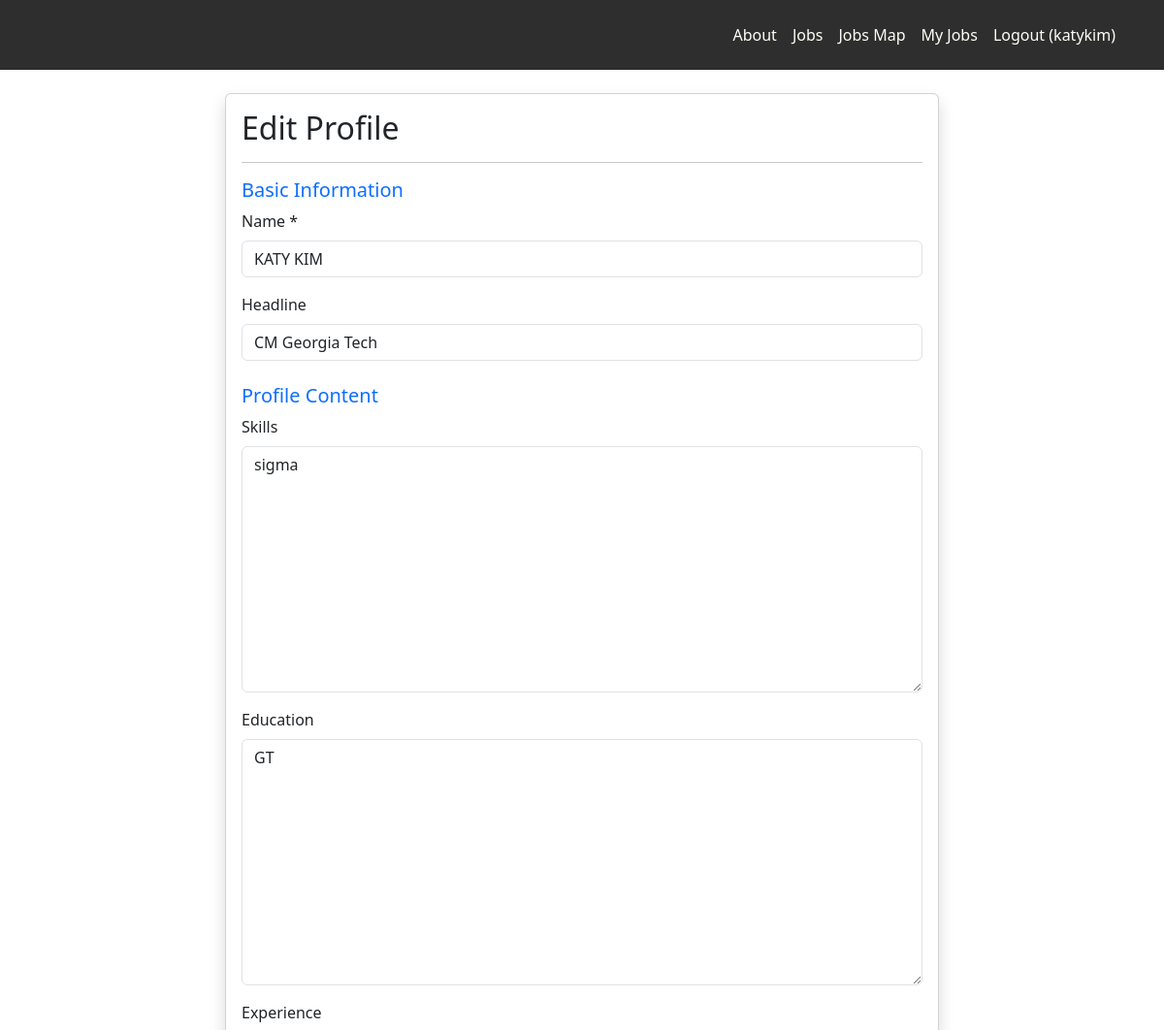
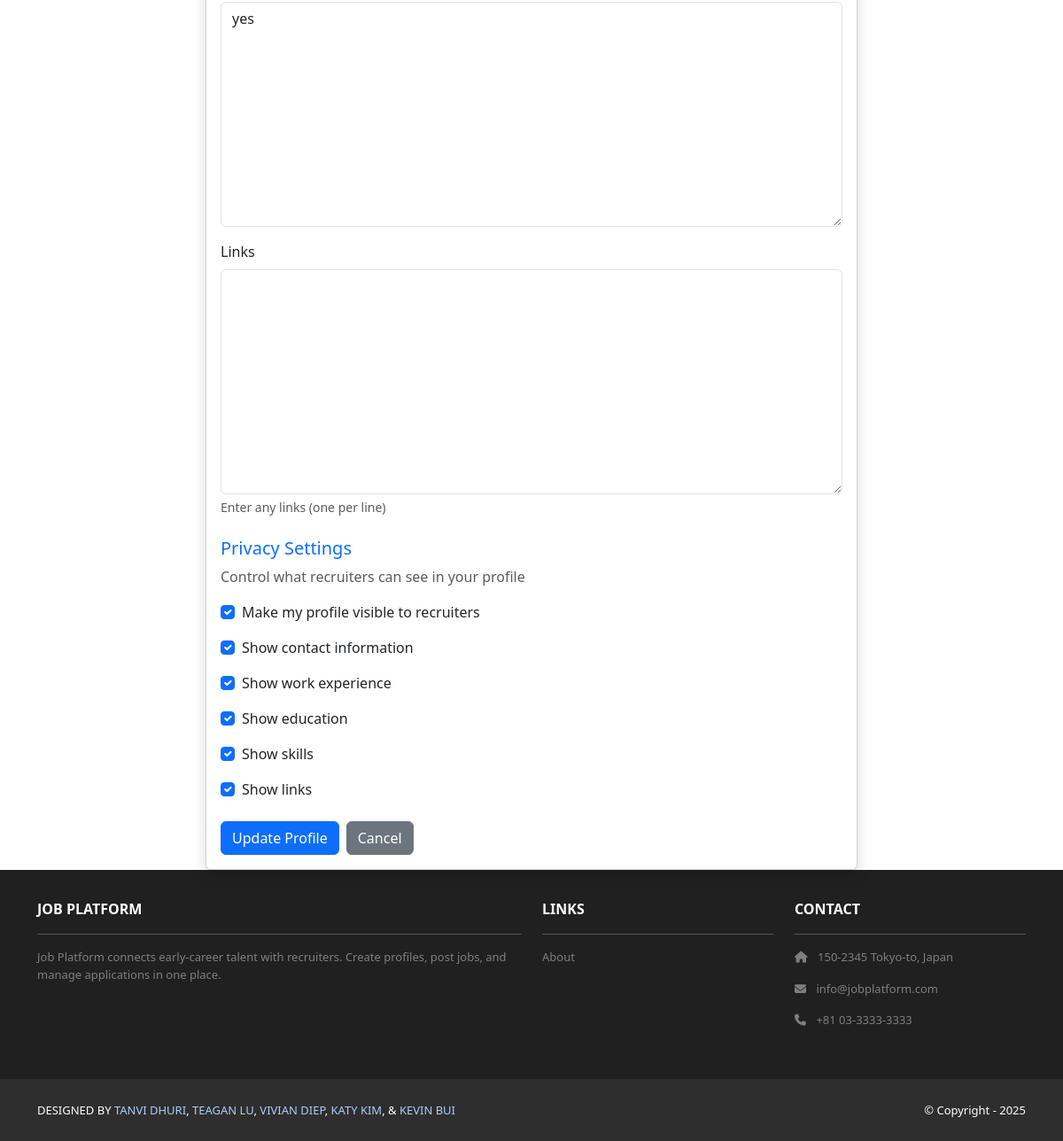
Screenshot of /profiles/edit (signed in) with the database file from the repository (2 pictures, top to bottom).
### profiles/models.py (models this page shows, shortened)
class Profile(models.Model):
	user = models.OneToOneField(settings.AUTH_USER_MODEL, on_delete=models.CASCADE, related_name='profile')
	name = models.CharField(max_length=150)
	headline = models.CharField(max_length=150, blank=True)
	skills = models.TextField(blank=True)
	education = models.TextField(blank=True)
	experience = models.TextField(blank=True)
	links = models.TextField(blank=True, help_text='Any links (one per line)')
	is_public = models.BooleanField(default=True, help_text='Make your profile visible to recruiters')
	show_contact_info = models.BooleanField(default=True, help_text='Show contact information to recruiters')
	show_experience = models.BooleanField(default=True, help_text='Show work experience to recruiters')
	show_education = models.BooleanField(default=True, help_text='Show education to recruiters')
	show_skills = models.BooleanField(default=True, help_text='Show skills to recruiters')
	show_links = models.BooleanField(default=True, help_text='Show links to recruiters')
	created_at = models.DateTimeField(auto_now_add=True)
	updated_at = models.DateTimeField(auto_now=True)

### profiles/views.py (the view, shortened to what this page needs)
# urls.py: path('edit', views.edit, name='profiles.edit'),
@login_required
def edit(request):
    try:
        profile = request.user.profile
    except AttributeError:
        messages.info(request, 'Please create your profile first.')
        return redirect(PROFILE_CREATE_URL)
    template_data = {'title': 'Edit Profile'}
    if request.method == 'GET':
        template_data['form'] = CustomProfileCreationForm(instance=profile)
        return render(request, 'profiles/edit.html', {'template_data': template_data})

### accounts/templatetags/account_tags.py (called while the page is built)
@register.filter(name='has_group')
def has_group(user, group_name: str) -> bool:
    if not getattr(user, 'is_authenticated', False):
        return False
    return user.groups.filter(name=group_name).exists() or getattr(user, 'is_superuser', False)

### profiles/templates/profiles/edit.html (shortened to what this page needs)
{% extends 'base.html' %}
{% block content %}
<div class="container mt-4">
  <div class="row justify-content-center">
    <div class="col-md-8">
      <div class="card shadow">
        <div class="card-body">
          <h2>{{ template_data.title }}</h2>
          <hr />
          <form method="post">
            <div class="mb-4">
              <h5 class="text-primary">Basic Information</h5>
              <div class="mb-3">
                <label for="{{ template_data.form.name.id_for_label }}" class="form-label">Name *</label>
                {{ template_data.form.name }}
              </div>
              <div class="mb-3">
                <label for="{{ template_data.form.headline.id_for_label }}" class="form-label">Headline</label>
                {{ template_data.form.headline }}
              </div>
            </div>
            <div class="mb-4">
              <h5 class="text-primary">Profile Content</h5>
              <div class="mb-3">
                <label for="{{ template_data.form.skills.id_for_label }}" class="form-label">Skills</label>
                {{ template_data.form.skills }}
              </div>
              <div class="mb-3">
                <label for="{{ template_data.form.education.id_for_label }}" class="form-label">Education</label>
                {{ template_data.form.education }}
              </div>
              <div class="mb-3">
                <label for="{{ template_data.form.experience.id_for_label }}" class="form-label">Experience</label>
                {{ template_data.form.experience }}
              </div>
              <div class="mb-3">
                <label for="{{ template_data.form.links.id_for_label }}" class="form-label">Links</label>
                {{ template_data.form.links }}
                <div class="form-text">Enter any links (one per line)</div>
              </div>
            </div>
            <div class="mb-4">
              <h5 class="text-primary">Privacy Settings</h5>
              <p class="text-muted">Control what recruiters can see in your profile</p>
              <div class="mb-3">
                <div class="form-check">
                  {{ template_data.form.is_public }}
                  <label class="form-check-label" for="{{ template_data.form.is_public.id_for_label }}">
                    Make my profile visible to recruiters
                  </label>
                </div>
              </div>
              <div class="mb-3">
                <div class="form-check">
                  {{ template_data.form.show_contact_info }}
                  <label class="form-check-label" for="{{ template_data.form.show_contact_info.id_for_label }}">
                    Show contact information
                  </label>
                </div>
              </div>
              <div class="mb-3">
                <div class="form-check">
                  {{ template_data.form.show_experience }}
                  <label class="form-check-label" for="{{ template_data.form.show_experience.id_for_label }}">
                    Show work experience
                  </label>
                </div>
              </div>
              <div class="mb-3">
                <div class="form-check">
                  {{ template_data.form.show_education }}
                  <label class="form-check-label" for="{{ template_data.form.show_education.id_for_label }}">
                    Show education
                  </label>
                </div>
              </div>
              <div class="mb-3">
                <div class="form-check">
                  {{ template_data.form.show_skills }}
                  <label class="form-check-label" for="{{ template_data.form.show_skills.id_for_label }}">
                    Show skills
                  </label>
                </div>
              </div>
              <div class="mb-3">
                <div class="form-check">
                  {{ template_data.form.show_links }}
                  <label class="form-check-label" for="{{ template_data.form.show_links.id_for_label }}">
                    Show links
                  </label>
                </div>
              </div>
            </div>
            <div class="d-flex gap-2">
              <button type="submit" class="btn btn-primary">Update Profile</button>
              <a href="{% url 'profiles:profiles.detail' %}" class="btn btn-secondary">Cancel</a>
            </div>
          </form>
        </div>
      </div>
    </div>
  </div>
</div>
{% endblock content %}

### jobsearchplatform/templates/base.html (shortened to what this page needs)
<!DOCTYPE html>
<html>
    {% load static %}
  {% load account_tags %}
    <head>
        <link href = "https://cdn.jsdelivr.net/npm/bootstrap@5.3.3/dist/css/bootstrap.min.css" rel="stylesheet">
        <link rel= "stylesheet" href="https://cdnjs.cloudflare.com/ajax/libs/font-awesome/6.1.1/css/all.min.css">
        <link rel="stylesheet" type="text/css" href="{% static 'css/style.css' %}">
    </head>
    <body>
        <nav class="p-3 navbar navbar-dark bg-dark
        navbar-expand-lg">
     <div class="container">
       <div class="collapse navbar-collapse"
            id="navbarNavAltMarkup">
         <div class="navbar-nav ms-auto navbar-ml">
           <a class="nav-link" href="{% url 'home.about' %}">About</a>
           {% if user.is_authenticated %}
             <a class="nav-link" href="{% url 'jobs:public_list' %}">Jobs</a>
             <a class="nav-link" href="{% url 'jobs:job_map' %}">Jobs Map</a>
             {% load account_tags %}
             {% if user|has_group:'recruiter' %}
               <a class="nav-link" href="{% url 'jobs:my_list' %}">My Jobs</a>
             {% endif %}
             <a class="nav-link" href="{% url 'accounts:logout' %}">Logout ({{ user.username }})</a>
           {% else %}
             <a class="nav-link" href="{% url 'accounts:login' %}">Login</a>
             <a class="nav-link" href="{% url 'accounts:signup' %}">Sign Up</a>
           {% endif %}
         </div>
       </div>
     </div>
   </nav>
        <div>
            {% block content %}
            {% endblock content %}
        </div>
        <section class="p-3 ms-footer d-none d-md-block">
            <div class="container">
              <div class="row mt-3 text-white">
                <div class="col-md-6 col-lg-6 col-xl-6
                     mx-auto mb-4">
                  <b>JOB PLATFORM</b>
                  <hr />
                  <p>
                    Job Platform connects early‑career talent with recruiters.
                    Create profiles, post jobs, and manage applications in one place.
                  </p>
                </div>
                <div class="col-md-3 col-lg-3 col-xl-3
                     mx-auto mb-4">
                  <b>LINKS</b>
                  <hr />
                  <p><a class="nav-link"
                    href="{% url 'home.about' %}">
                    About
                  </a></p>
                </div>
                <div class="col-md-3 col-lg-3 col-xl-3 mx-auto
                     mb-4">
                  <b>CONTACT</b>
                  <hr />
                  <p><i class="fas fa-home me-2"></i>
                    150-2345 Tokyo-to, Japan
                  </p>
                  <p><i class="fas fa-envelope me-2"></i>
                    info@jobplatform.com
                  </p>
                  <p><i class="fas fa-phone me-2"></i>
                    +81 03-3333-3333
                  </p>
                </div>
              </div>
            </div>
          </section>
          <section class="p-3 ms-footer-bottom bg-dark">
            <div class="container d-flex
                 justify-content-between">
              <div class="me-5 text-white">
                <span>DESIGNED BY
                  <a href="https://www.x.com/danielgarax"
                  target="_blank">TANVI DHURI</a>,
                  <a href="https://www.x.com/greglim81"
                  target="_blank">TEAGAN LU</a>,
                  <a href="https://www.x.com/danielgarax"
                  target="_blank">VIVIAN DIEP</a>,
                  <a href="https://www.x.com/greglim81"
                  target="_blank">KATY KIM</a>, &
                  <a href="https://www.x.com/greglim81"
                  target="_blank">KEVIN BUI</a>
                </span>
              </div>
              <div class="text-white">
                <span>© Copyright - 2025</span>
              </div>
            </div>
          </section>
    </body>
</html>

### jobsearchplatform/static/css/style.css (style rules this page uses)
.navbar a.nav-link { color: #FFFEF6 !important; }
.navbar .navbar-nav { align-items: center; display: flex; }
.bg-dark { background-color: #2E2E2E !important; }
.ms-footer { background-color: #202020; }
.ms-footer p { color: #7F7F7F; font-size: 13px; }
.ms-footer-bottom span { font-size: 13px; line-height: 38px; }
.ms-footer-bottom a { color: rgb(172, 206, 250); text-decoration: none; }

### rows the page displays
Profile: name "KATY KIM", headline "CM Georgia Tech", skills "sigma", education "GT", experience "yes", is_public "☑", show_contact_info "☑", show_experience "☑", show_education "☑", show_skills "☑", show_links "☑"

### other values shown
{{ user.username }} "katykim"
{{ template_data.title }} "Edit Profile"
